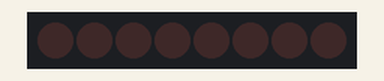
Simulated run of this sketch. Board: Arduino Uno, built with avr-gcc and run on an emulated ATmega328P. Shown: 8 shift-register outputs drawn as a row of LEDs (first output left, lit = HIGH). Wiring (inferred from the names in the program): shift register (74HC595): data pin 12; shift clock pin 9; latch pin 11; OE pin 3. Wiring (inferred from the signals the program sends): row of LEDs: on Q0, Q1, Q2, Q3, Q4, Q5, Q6, Q7.

Above: at 0.2 s.
At 0.7 s:
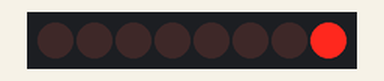
At 1.2 s:
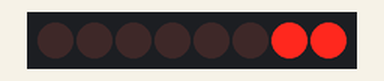
At 2.2 s:
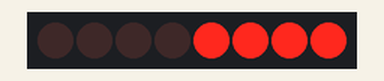
At 3.2 s:
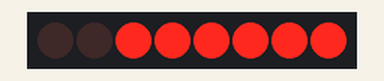
At 4.7 s:
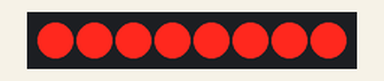
Timing chart, 0 to 7.2 s (numbered marks = the images above):
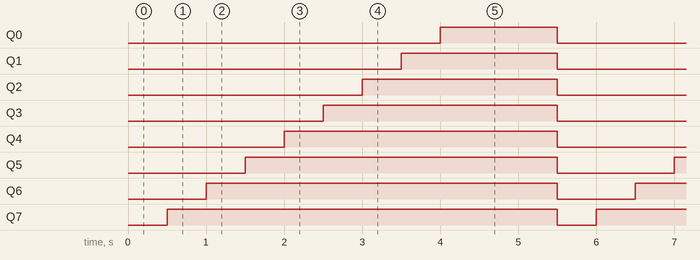

The sketch:

08-Serial_to_parallel.ino
```cpp
// (licence header left out)
int tDelay = 500;
int latchPin = 11;    // (11) ST_CP [RCK] on 74HC595
int clockPin = 9;     // (9) SH_CP [SCK] on 74HC595
int dataPin = 12;     // (12) DS [S1] on 74HC595
int OE = 3;           // (3) OE on 74HC595
int brightnes = 200;  // 0..255, 0: max brightnes

byte leds = 0;

void updateShiftRegister()
{
    digitalWrite(latchPin, LOW);
    shiftOut(dataPin, clockPin, LSBFIRST, leds);
    digitalWrite(latchPin, HIGH);
}

void setup()
{
    pinMode(latchPin, OUTPUT);
    pinMode(dataPin, OUTPUT);
    pinMode(clockPin, OUTPUT);
    pinMode(OE, OUTPUT);
    analogWrite(OE, brightnes);
}

void loop()
{
    leds = 0;
    updateShiftRegister();
    delay(tDelay);
    for (int i = 0; i < 8; i++)
    {
        bitSet(leds, i);
        updateShiftRegister();
        delay(tDelay);
    }
    delay(1000);
}
```

Measured:
- by itself, Q0: alternates HIGH for 1.5 s and LOW for 4.0 s
- by itself, Q1: alternates HIGH for 2.0 s and LOW for 3.5 s
- by itself, Q2: alternates HIGH for 2.5 s and LOW for 3.0 s
- by itself, Q3: alternates HIGH for 3.0 s and LOW for 2.5 s
- by itself, Q4: alternates HIGH for 3.5 s and LOW for 2.0 s
- by itself, Q5: alternates HIGH for 4.0 s and LOW for 1.5 s
- by itself, Q6: alternates HIGH for 4.5 s and LOW for 1.0 s
- by itself, Q7: alternates HIGH for 5.0 s and LOW for 0.50 s
